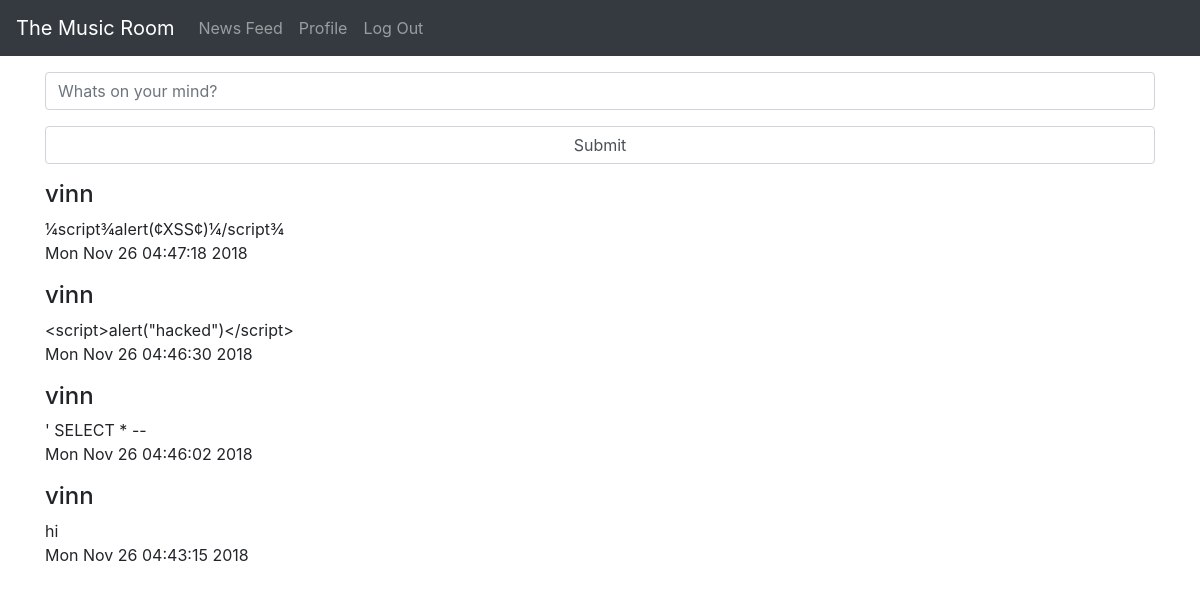
The page /newsfeed (signed in) on the database its author committed.
### tables this page shows
CREATE TABLE Posting(PostID bigint UNIQUE NOT NULL, Content varchar(1700) NOT NULL,DateStamp varchar(255) NOT NULL, Username varchar(255) NOT NULL);

### app.py (the view)
@app.route('/newsfeed')
def newsfeed():
	db = database.build_db('database1.db')
	cursor = db.cursor()
	if 'user' in session:
		postings = database.getPostList(cursor)
		sessionToken = session['token']
		return render_template('home.html', postings=postings, message = '', token = sessionToken)
	else:
		return redirect(url_for('index'))

### Classes/Posts.py (called while the page is built)
	def get_content(self):
		return self.content

	def get_timestamp(self):
		return self.timestamp

	def get_username(self):
		return self.username

### Controllers/Dbcontroller.py (called while the page is built)
	def build_db(self,file):
		db = getattr(g,'_database',None)
		if db is None:
			db = g._database = sqlite3.connect(file)
		return db

	def getPostList(self,c):
		preQueryTime = SQLInjectionProtection.getCurrentTimeInSeconds()
		query = "SELECT * FROM Posting;"
		c.execute(query)
		result = c.fetchall()
		postings = []
		for r in result:
			email = SQLInjectionProtection.decryptString(r[1])
			username = SQLInjectionProtection.decryptString(r[3])
			post1= Posts(r[0],email,r[2],username)
			postings = [post1] + postings
		SQLInjectionProtection.delayQueryOutput(preQueryTime)
		return postings

### Controllers/SQLInjectionProtection.py (called while the page is built)
	def delayQueryOutput(preQueryTime):
		CurrentTime = datetime.datetime.now()
		CurrentTimeInSeconds = CurrentTime.second
		difference = CurrentTimeInSeconds-preQueryTime
		desiredQueryReturnTimeInSeconds = 0.025
		timeDelay = desiredQueryReturnTimeInSeconds-difference
		if timeDelay >= 0:
			time.sleep(timeDelay)

	def getCurrentTimeInSeconds():
		CurrentTime = datetime.datetime.now()
		CurrentTimeInSeconds = CurrentTime.second
		return CurrentTimeInSeconds

	def decryptString(dbInputString):
		hexList = re.findall("{0x.*?}",dbInputString)
		for w in hexList:
			w1 = w.replace("{","")
			w2 = w1.replace("}","")
			wordHexInt = int(w2,16)
			wordHexString = chr(wordHexInt)
			dbInputString = re.sub(w,wordHexString,dbInputString)
		return dbInputString

### Templates/home.html (shortened to what this page needs)
{% extends "layout.html" %}
{% block content %}
	<form method="POST" action="/writePost" name="writePost">
		<div class ="form-group">
			<input type="text" class="form-control" name="content" placeholder="Whats on your mind?" maxlength="280">
		</div>
		<div class ="form-group">
			<input type="submit" class="form-control" value="Submit" name="postButton">
		</div>
	</form>
	{% for posts in postings %}
		<h4>{{posts.get_username() |safe}}</h4>
    	<span>{{ posts.get_content() |safe}}</span>
    	<p>{{ posts.get_timestamp() }}</p>
  	{% endfor %}
{% endblock %}

### Templates/layout.html (shortened to what this page needs)
<!DOCTYPE html>
<html>
<head>
  <link rel="stylesheet" href="https://maxcdn.bootstrapcdn.com/bootstrap/4.1.3/css/bootstrap.min.css">
</head>
<body>
	<nav class="navbar navbar-expand-sm bg-dark navbar-dark">
  		<a class="navbar-brand" href="#">The Music Room</a>
  		<ul class="navbar-nav">
    		<li class="nav-item">
            <a class="nav-link" href="{{url_for('newsfeed')}}">News Feed</a>
        </li>
    		<li class="nav-item">
      			<a class="nav-link" href="{{ url_for('profile') }}">Profile</a>
    		</li>
        <li class="nav-item">
            <a class="nav-link" href="{{url_for('logout')}}">Log Out</a>
        </li>
  		</ul>
	</nav>
	<div class="container">
	{% block content %}
	{% endblock %}
	</div>
</body>
</html>

### Templates/layout.html (style rules this page uses)
input { display: block; }

### rows shown on the page
Posting: get_username "vinn", get_content "¼script¾alert(¢XSS¢)¼/script¾", get_timestamp "Mon Nov 26 04:47:18 2018"
Posting: get_username "vinn", get_content "<script>alert(\"hacked\")</script>", get_timestamp "Mon Nov 26 04:46:30 2018"
Posting: get_username "vinn", get_content "' SELECT * --", get_timestamp "Mon Nov 26 04:46:02 2018"
Posting: get_username "vinn", get_content "hi", get_timestamp "Mon Nov 26 04:43:15 2018"
